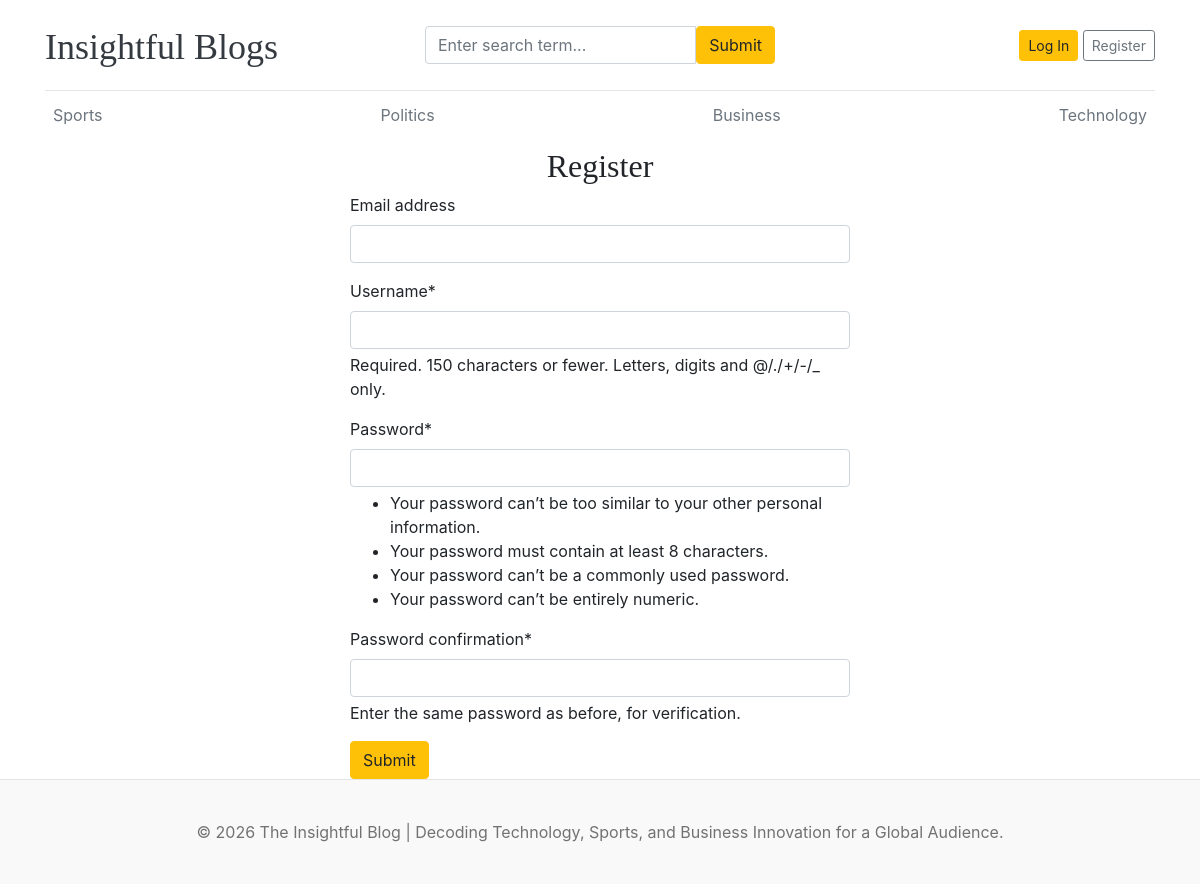
Screenshot of /register/ with the database file from the repository.
### blogs/models.py (models this page shows, shortened)
class Category(models.Model):
    category_name = models.CharField(max_length=50, unique=True)
    created_at = models.DateTimeField(auto_now_add=True)
    updated_at = models.DateTimeField(auto_now_add=True)
    class Meta:
        verbose_name_plural = "Categories"

### blog_main/views.py (the view)
# urls.py: path("register/", views.register, name="register"),
def register(request):
    if request.method == "POST":
        form = RegistrationForm(request.POST)
        if form.is_valid():
            form.save()
            messages.success(request, "Your account has been created successfully!")
            return redirect("login")
        else:
            print(form.errors)
    else:
        form = RegistrationForm()
    context = {
        "form": form,
    }
    return render(request, "register.html", context)

### blogs/forms.py
class RegistrationForm(UserCreationForm):
    class Meta:
        model = User
        fields = ("email", "username", "password1", "password2")

### blogs/context_processors.py (called while the page is built)
def get_categories(request):
    categories = Category.objects.all()
    return dict(categories=categories)

def get_social_links(request):
    social_links = SocialLink.objects.all()
    return dict(social_links=social_links)

### templates/register.html (shortened to what this page needs)
{% extends 'base.html' %}
{% block content %}
{% load crispy_forms_tags %}
<h2 class="text-center">Register</h2>
<form action="{% url 'register' %}" method="POST" style="width: 500px; margin: auto;">
    {{ form|crispy }}
    <button type="submit" class="btn btn-warning">Submit</button>
</form>
{% endblock %}

### templates/base.html (shortened to what this page needs)
{% load static %}
<!DOCTYPE html>
<html lang="en">
<head>
    <link href="https://getbootstrap.com/docs/4.0/dist/css/bootstrap.min.css" rel="stylesheet">
    <link href="{% static 'css/blog.css' %}" rel="stylesheet">
</head>
<body>
    <div class="container">
        <header class="blog-header py-3">
            <div class="row flex-nowrap justify-content-between align-items-center">
                <div class="col-4 pt-1">
                    <a class="blog-header-logo text-dark" href="/">Insightful Blogs</a>
                </div>
                <div class="col-4">
                    <form action="{% url 'search' %}" method="GET">
                        <div class="input-group">
                            <input class="form-control" type="text" name="keyword" value="{{ keyword }}"
                                placeholder="Enter search term..." aria-label="Enter search term..."
                                aria-describedby="button-search" />
                            <button class="btn btn-warning" id="button-search" type="submit">Submit</button>
                        </div>
                    </form>
                </div>
                <div class="col-4 d-flex justify-content-end align-items-center">
                    {% if not user.is_authenticated %}
                    <a class="btn btn-sm btn-warning" href="{% url 'login' %}">Log In</a> &nbsp;
                    <a class="btn btn-sm btn-outline-secondary" href="{% url 'register' %}">Register</a>
                    {% else %}
                    <span>You are logged in as {{ user }}</span>
                    &ensp;
                    <span><a href="{% url 'logout' %}">Logout</a></span>
                    {% endif %}
                </div>
            </div>
        </header>
        <div class="nav-scroller py-1 mb-2">
            <nav class="nav d-flex justify-content-between">
                {% for cat in categories %}
                <a class="p-2 text-muted" href="{% url 'posts_by_category' cat.id %}">{{cat.category_name}}</a>
                {% endfor %}
            </nav>
        </div>
        {% block content %}
        {% endblock %}
    </div>
    <footer class="blog-footer">
        <p>© 2026 The Insightful Blog | Decoding Technology, Sports, and Business Innovation for a Global Audience.</p>
    </footer>
</body>
</html>

### blog_main/static/css/blog.css (style rules this page uses)
.blog-header { border-bottom: 1px solid #e5e5e5; }
.blog-header-logo { font-family: "Playfair Display", Georgia, "Times New Roman", serif; font-size: 2.25rem; }
h1, h2, h3, h4, h5, h6 { font-family: "Playfair Display", Georgia, "Times New Roman", serif; }
.blog-footer { padding: 2.5rem 0; color: #727272; text-align: center; background-color: #f9f9f9; border-top: .05rem solid #e5e5e5; }
.blog-footer p:last-child { margin-bottom: 0; }

### rows the page displays
Category: category_name "Sports"
Category: category_name "Politics"
Category: category_name "Business"
Category: category_name "Technology"
